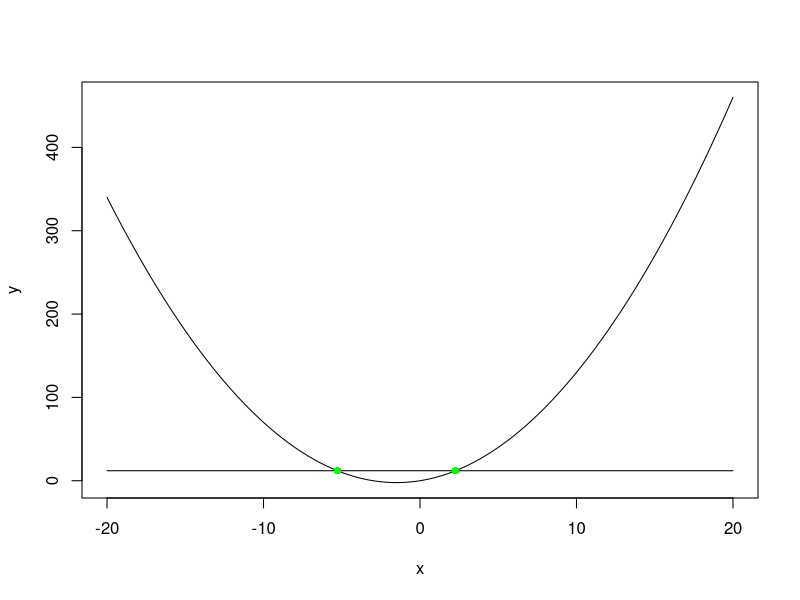

This chart was generated by the following R code:
rm(list=ls())

#Inputs
x <- seq(-20,20,0.1)
#Outputs LHS
y <- x^2+3*x
#Outputs RHS
y1 <- rep(12,length(x))

#Plot of LHS and RHS
plot(x,y,type='l')
lines(x,y1)
points(c((-3+sqrt(57))/2,(-3-sqrt(57))/2),c(12,12),pch=16,col="green")

#Approx. values of solutions
(-3+sqrt(57))/2
(-3-sqrt(57))/2